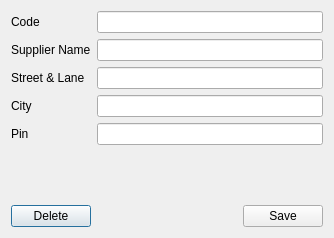
<?xml version="1.0" encoding="UTF-8"?>
<ui version="4.0">
 <class>Supplier_Add</class>
 <widget class="QDialog" name="Supplier_Add">
  <property name="geometry">
   <rect>
    <x>0</x>
    <y>0</y>
    <width>334</width>
    <height>238</height>
   </rect>
  </property>
  <property name="windowTitle">
   <string>Supplier Form</string>
  </property>
  <layout class="QVBoxLayout" name="verticalLayout">
   <item>
    <layout class="QFormLayout" name="formLayout">
     <property name="fieldGrowthPolicy">
      <enum>QFormLayout::AllNonFixedFieldsGrow</enum>
     </property>
     <item row="1" column="0">
      <widget class="QLabel" name="label">
       <property name="text">
        <string>Supplier Name</string>
       </property>
      </widget>
     </item>
     <item row="1" column="1">
      <widget class="QLineEdit" name="supplieradd_name_linedit"/>
     </item>
     <item row="2" column="0">
      <widget class="QLabel" name="label_2">
       <property name="text">
        <string>Street &amp; Lane</string>
       </property>
      </widget>
     </item>
     <item row="2" column="1">
      <widget class="QLineEdit" name="supplieradd_street_linedit"/>
     </item>
     <item row="3" column="0">
      <widget class="QLabel" name="label_8">
       <property name="text">
        <string>City</string>
       </property>
      </widget>
     </item>
     <item row="3" column="1">
      <widget class="QLineEdit" name="supplieradd_city_linedit"/>
     </item>
     <item row="4" column="0">
      <widget class="QLabel" name="label_9">
       <property name="text">
        <string>Pin</string>
       </property>
      </widget>
     </item>
     <item row="4" column="1">
      <widget class="QLineEdit" name="supplieradd_pin_linedit"/>
     </item>
     <item row="0" column="0">
      <widget class="QLabel" name="label_4">
       <property name="text">
        <string>Code</string>
       </property>
      </widget>
     </item>
     <item row="0" column="1">
      <widget class="QLineEdit" name="supplieradd_code_linedit"/>
     </item>
    </layout>
   </item>
   <item>
    <layout class="QHBoxLayout" name="horizontalLayout">
     <item>
      <widget class="QPushButton" name="supplieradd_delete_button">
       <property name="text">
        <string>Delete</string>
       </property>
      </widget>
     </item>
     <item>
      <spacer name="horizontalSpacer">
       <property name="orientation">
        <enum>Qt::Horizontal</enum>
       </property>
       <property name="sizeHint" stdset="0">
        <size>
         <width>40</width>
         <height>20</height>
        </size>
       </property>
      </spacer>
     </item>
     <item>
      <widget class="QPushButton" name="supplieradd_save_button">
       <property name="text">
        <string>Save</string>
       </property>
      </widget>
     </item>
    </layout>
   </item>
  </layout>
 </widget>
 <tabstops>
  <tabstop>supplieradd_code_linedit</tabstop>
  <tabstop>supplieradd_name_linedit</tabstop>
  <tabstop>supplieradd_street_linedit</tabstop>
  <tabstop>supplieradd_city_linedit</tabstop>
  <tabstop>supplieradd_pin_linedit</tabstop>
  <tabstop>supplieradd_save_button</tabstop>
  <tabstop>supplieradd_delete_button</tabstop>
 </tabstops>
 <resources/>
 <connections/>
</ui>
